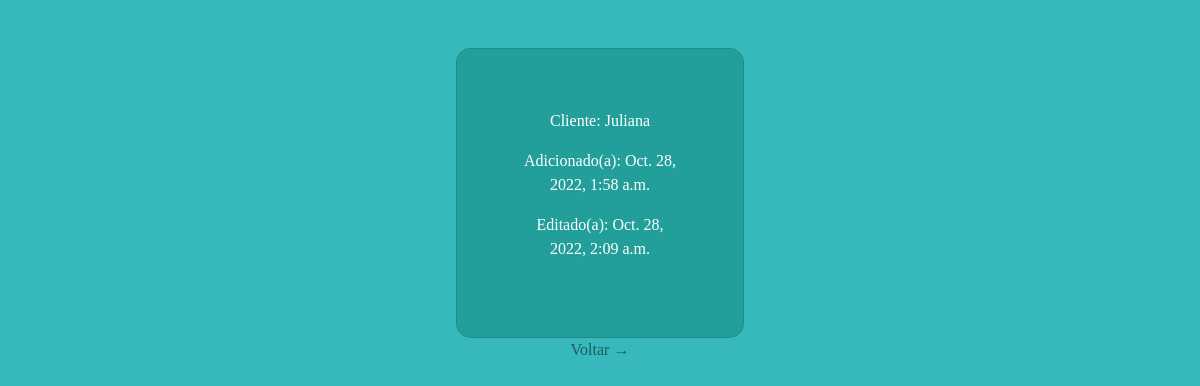
The page /client/1/ (signed in) on the database as committed earlier.
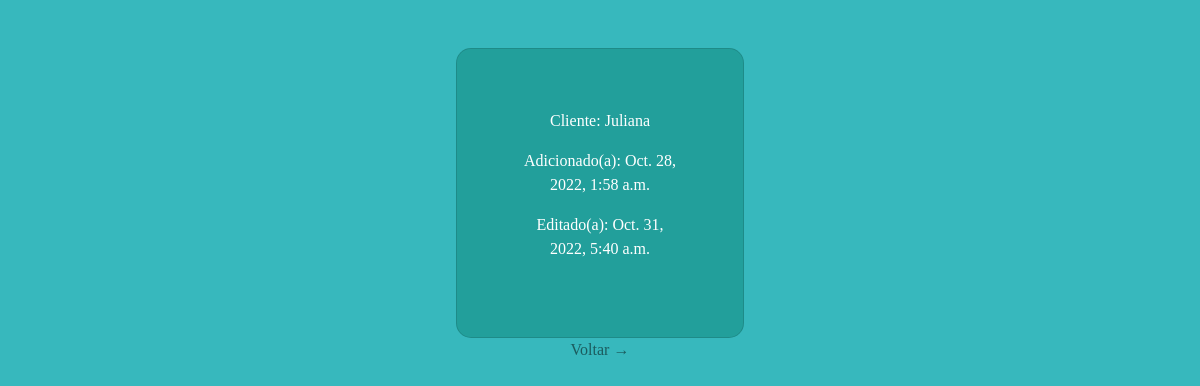
The same page on the database as committed later.
### base/models.py (models this page shows)
class Patient(models.Model):
  name = models.CharField(max_length=200)
  phone = models.CharField(max_length=11)
  cep = models.CharField(max_length=8)
  address = models.CharField(max_length=200)
  number = models.CharField(max_length=4)
  city = models.CharField(max_length=50)
  state = models.CharField(max_length=2)
  country = models.CharField(max_length=50)
  created_at = models.DateTimeField(auto_now_add=True)
  edited = models.DateTimeField(auto_now=True)
  def __str__(self):
    return '{}'.format(self.name)

### base/views.py (the view)
# urls.py: path('client/<int:pk>/', ClientDetail.as_view(), name='client'),
class ClientDetail(LoginRequiredMixin, DetailView):
  template_name = 'clinicMedicalSys/client_detail.html'
  context_object_name = 'client'
  model = Patient

### base/templates/clinicMedicalSys/client_detail.html (shortened to what this page needs)
{% extends 'clinicMedicalSys/base.html' %}
{% load static %}
{% block content %}
<div class="card" style="width: 18rem;" id="detail-card">
  <div class="card-body">
    <p>Cliente: {{client}}</p>
    <p>Adicionado(a): {{client.created_at}}</p>
    <p>Editado(a): {{client.edited}}</p>
  </div>
</div>
<a href="{% url 'PatientsList' %}">Voltar</a>
{% endblock %}

Rows that differ between the two databases and show on the page:
changed Patient "Juliana": edited "Oct. 28, 2022, 2:09 a.m." → "Oct. 31, 2022, 5:40 a.m."
